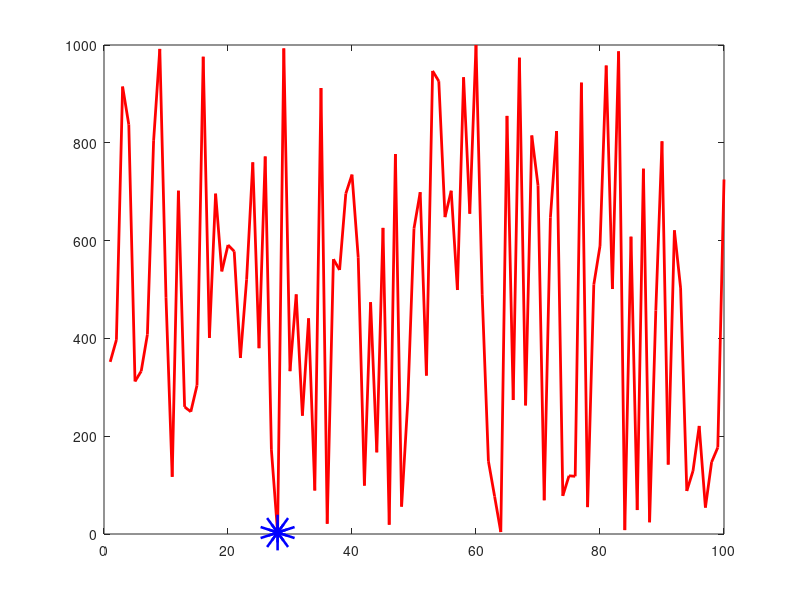

Write the MATLAB code that produced this figure.
clear; clf;

n = 100;
A = randi([1 1000], n, 1)
s = 1000;

for i = 1 : n
    if A(i) < s
        s = A(i)
        m = i;
    end
end

[s m]

clf;

plot(A, 'r-', 'linewidth', 2);
hold on
plot(m, A(m), 'bo', 'linewidth', 20)
